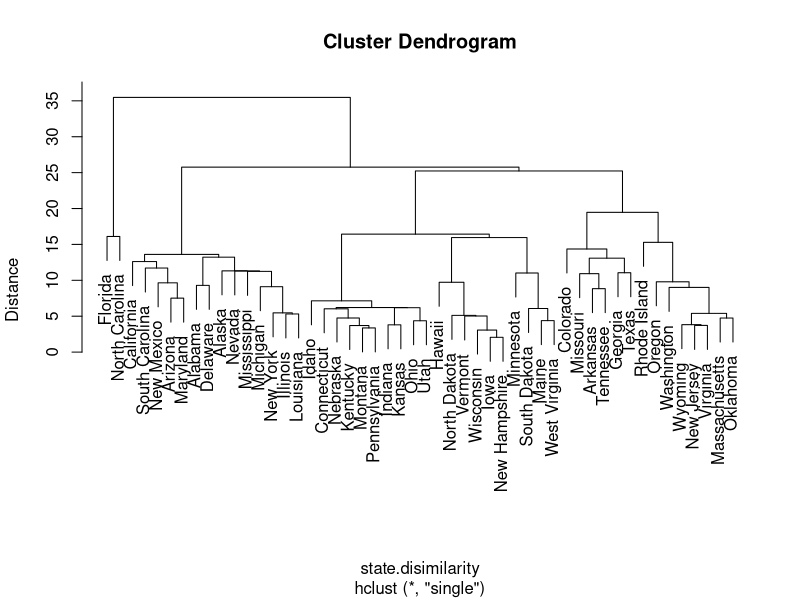
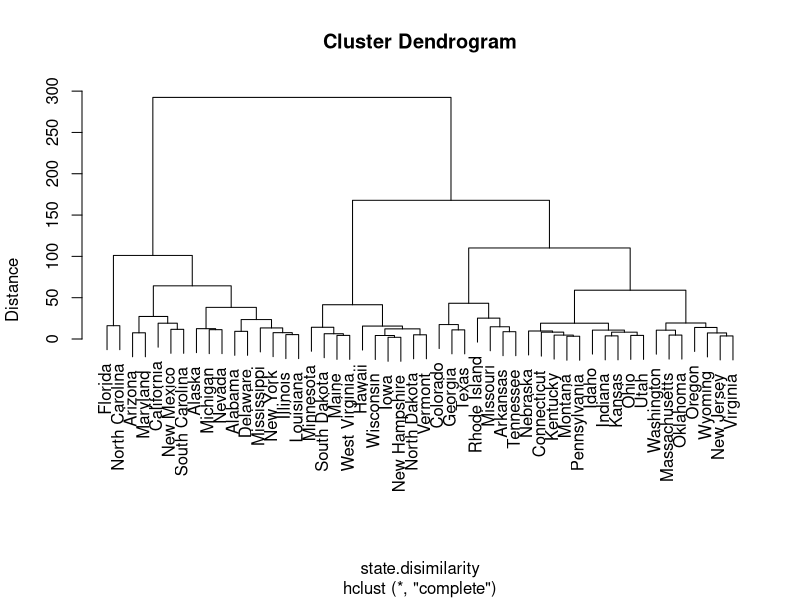
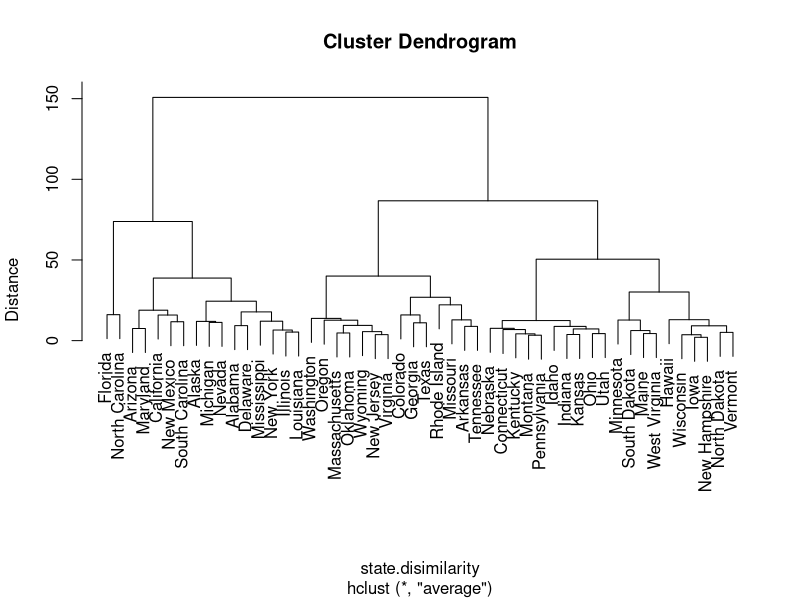

R code for these plots, in order:

## Hierarchical cluster analysis (HCA):
## One potential disadvantage of K- means clustering is that it requires us to 
## pre-specify the number of clusters K.

## Hierarchical clustering is an alternative approach which does not require 
## that we commit to a particular choice of K.
## Hierarchical clustering has an added advantage over K-means clustering in 
## that it results in an attractive tree-based representation of the 
## observations, called a dendrogram.


## The hierarchical clustering dendrogram is obtained via an extremely 
## simple algorithm.
## We begin by defining some sort of dissimilarity measure between each pair 
## of observations. Most often, Euclidean distance is used.


USArrests.1 <- USArrests[,-3]
state.disimilarity <- dist(USArrests.1)

# Hierarchical clustering  with
# single linkage
hirar.1 <- hclust(state.disimilarity, method='single')
plot(hirar.1, labels=rownames(USArrests.1), ylab="Distance")

# complete linkage
hirar.2 <- hclust(state.disimilarity, method='complete')
plot(hirar.2, labels=rownames(USArrests.1), ylab="Distance")

# average linkage
hirar.2 <- hclust(state.disimilarity, method='average')
plot(hirar.2, labels=rownames(USArrests.1), ylab="Distance")
